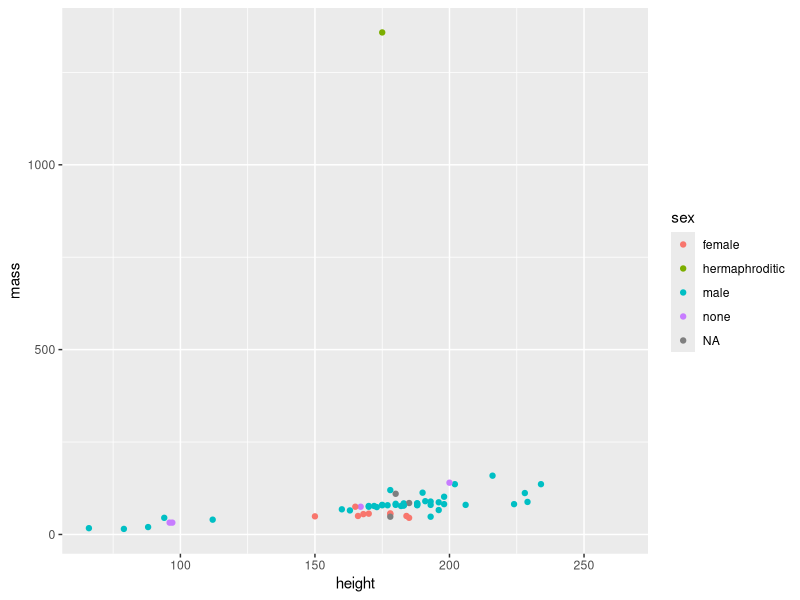
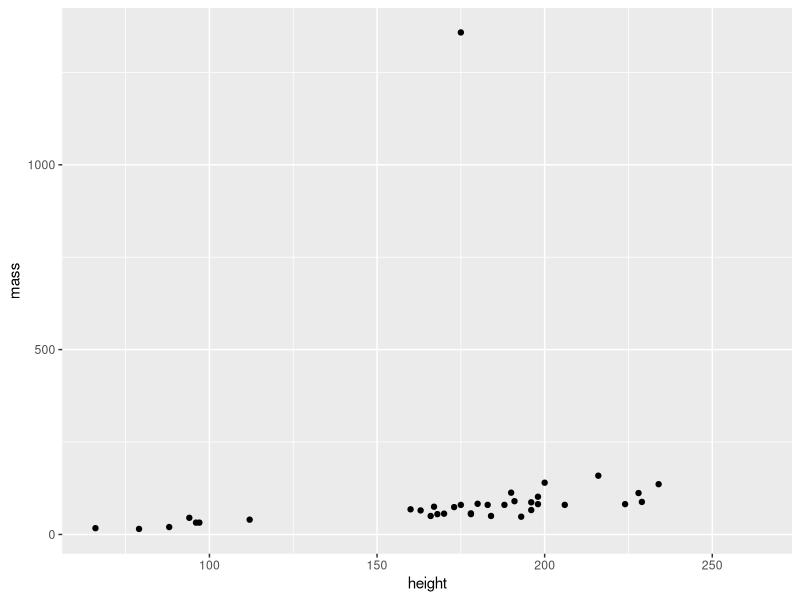
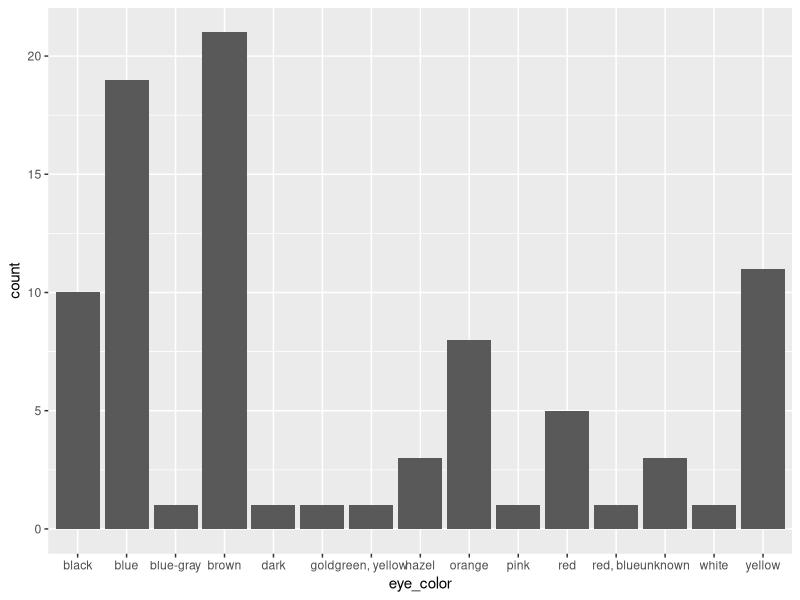
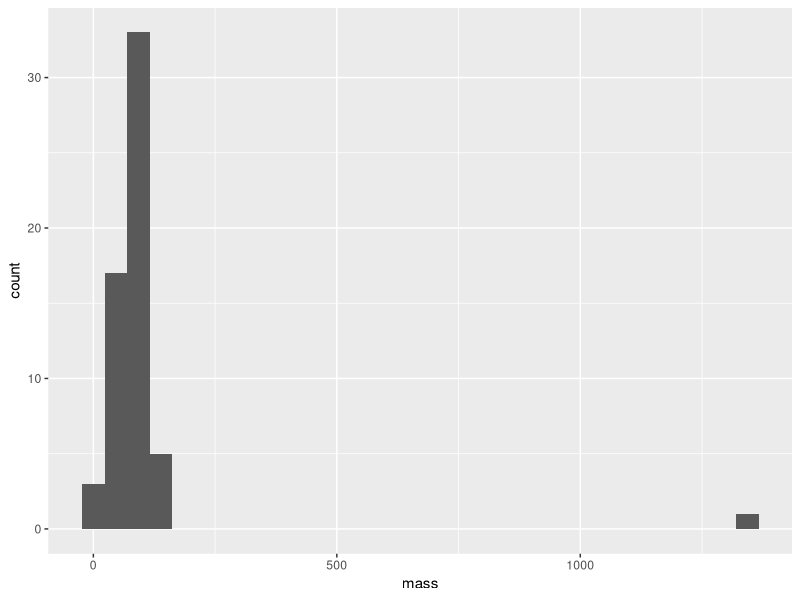

The R source for these figures, in order:
## ---- chunk 1
#| message: false
#| warning: false
library(tidyverse)
## ---- chunk 2
starwars
## ---- chunk 3
nrow(starwars)
ncol(starwars)
## ---- chunk 4
not_humans <- filter(starwars, species != "Human")
## ---- chunk 5
paste("There are", nrow(not_humans), "non-humans in the data set.", sep = " ")
## ---- chunk 6
ggplot(data = starwars, mapping = aes(x = height, y = mass)) + 
  geom_point(mapping = aes(color = sex))
## ---- chunk 7
ggplot(data = not_humans, mapping = aes(x = height, y = mass)) + 
  geom_point()
## ---- chunk 8
ggplot(data = starwars, mapping = aes(x = eye_color)) + 
  geom_bar()
## ---- chunk 9
ggplot(data = starwars, mapping = aes(x = mass)) + 
  geom_histogram()
